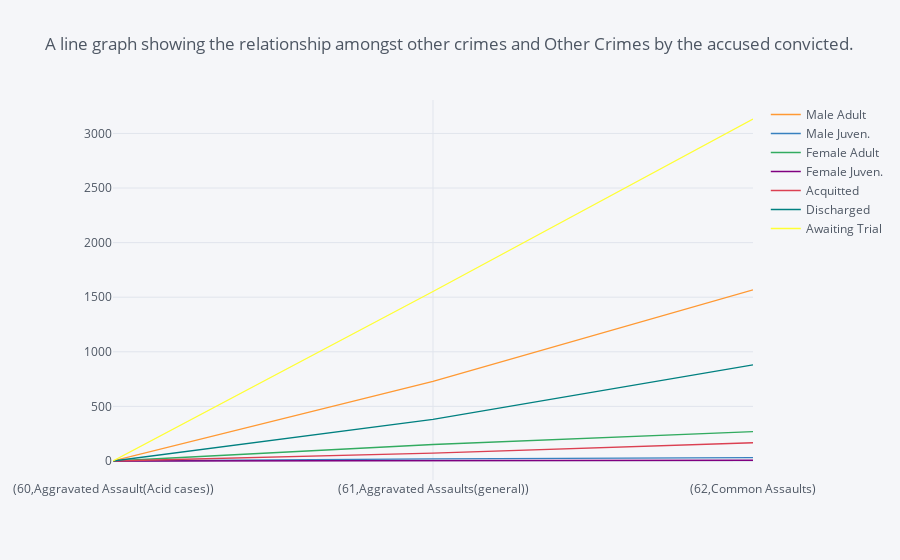

The notebook cell this image was saved under:
### Code cell
# Line graph for the Data stored in variable ActualAccusedconvicted
ActualAccusedconvicted.iplot(kind='line',title='A line graph showing the relationship amongst other crimes and Other Crimes by the accused convicted.')

### Figure 1 — Plotly figure (JSON) as saved in the notebook; plotly's stock layout.template omitted (floating-point values rounded to 4 significant figures)
{"data": [{"line": {"color": "rgba(255, 153, 51, 1.0)", "dash": "solid", "shape": "linear", "width": 1.3}, "mode": "lines", "name": "Male Adult", "text": "", "type": "scatter", "x": ["(60,Aggravated Assault(Acid cases))", "(61,Aggravated Assaults(general))", "(62,Common Assaults)"], "y": [1, 729, 1567]}, {"line": {"color": "rgba(55, 128, 191, 1.0)", "dash": "solid", "shape": "linear", "width": 1.3}, "mode": "lines", "name": "Male Juven.", "text": "", "type": "scatter", "x": ["(60,Aggravated Assault(Acid cases))", "(61,Aggravated Assaults(general))", "(62,Common Assaults)"], "y": [0, 20, 31]}, {"line": {"color": "rgba(50, 171, 96, 1.0)", "dash": "solid", "shape": "linear", "width": 1.3}, "mode": "lines", "name": "Female Adult", "text": "", "type": "scatter", "x": ["(60,Aggravated Assault(Acid cases))", "(61,Aggravated Assaults(general))", "(62,Common Assaults)"], "y": [0, 151, 269]}, {"line": {"color": "rgba(128, 0, 128, 1.0)", "dash": "solid", "shape": "linear", "width": 1.3}, "mode": "lines", "name": "Female Juven.", "text": "", "type": "scatter", "x": ["(60,Aggravated Assault(Acid cases))", "(61,Aggravated Assaults(general))", "(62,Common Assaults)"], "y": [0, 2, 7]}, {"line": {"color": "rgba(219, 64, 82, 1.0)", "dash": "solid", "shape": "linear", "width": 1.3}, "mode": "lines", "name": "Acquitted", "text": "", "type": "scatter", "x": ["(60,Aggravated Assault(Acid cases))", "(61,Aggravated Assaults(general))", "(62,Common Assaults)"], "y": [0, 73, 167]}, {"line": {"color": "rgba(0, 128, 128, 1.0)", "dash": "solid", "shape": "linear", "width": 1.3}, "mode": "lines", "name": "Discharged", "text": "", "type": "scatter", "x": ["(60,Aggravated Assault(Acid cases))", "(61,Aggravated Assaults(general))", "(62,Common Assaults)"], "y": [0, 382, 881]}, {"line": {"color": "rgba(255, 255, 51, 1.0)", "dash": "solid", "shape": "linear", "width": 1.3}, "mode": "lines", "name": "Awaiting Trial", "text": "", "type": "scatter", "x": ["(60,Aggravated Assault(Acid cases))", "(61,Aggravated Assaults(general))", "(62,Common Assaults)"], "y": [1, 1552, 3132]}], "layout": {"legend": {"bgcolor": "#F5F6F9", "font": {"color": "#4D5663"}}, "paper_bgcolor": "#F5F6F9", "plot_bgcolor": "#F5F6F9", "title": {"font": {"color": "#4D5663"}, "text": "A line graph showing the relationship amongst other crimes and Other Crimes by the accused convicted."}, "xaxis": {"gridcolor": "#E1E5ED", "showgrid": true, "tickfont": {"color": "#4D5663"}, "title": {"font": {"color": "#4D5663"}, "text": ""}, "zerolinecolor": "#E1E5ED"}, "yaxis": {"gridcolor": "#E1E5ED", "showgrid": true, "tickfont": {"color": "#4D5663"}, "title": {"font": {"color": "#4D5663"}, "text": ""}, "zerolinecolor": "#E1E5ED"}}}
